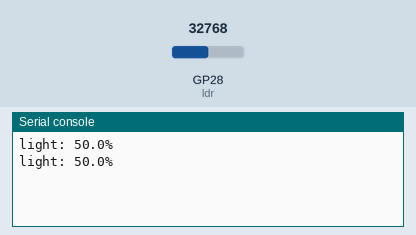
Bench run of a program on a simulated Raspberry Pi Pico running MicroPython. Shown: the last lines printed to the serial console. The test bench sets the inputs (shaded band); at power-on: GP28 (ldr) = 32768 (analog values on the 0–65535 scale).

Above: at 1.2 s.
1.3 s: GP28 (ldr) set to 45874
At 2.5 s:
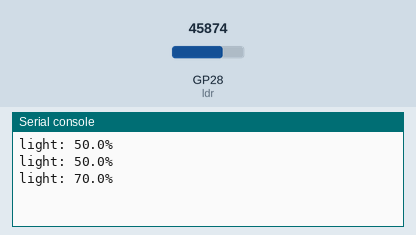
2.8 s: GP28 (ldr) set to 57670
At 3.8 s:
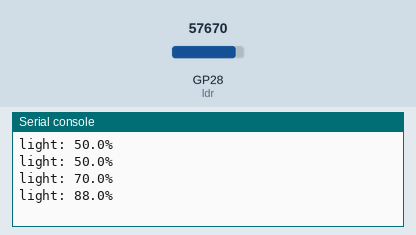
Timing chart, 0 to 5.8 s (numbered marks = the images above; inputs shaded):
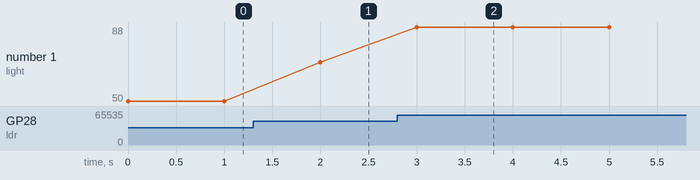

Measured:
- after the input at 1.3 s, the serial console: prints a new line after 0.70 s (image 1)
- after the input at 2.8 s, the serial console: prints a new line after 0.20 s (image 2)
- plotted number 1: 50 → 70 after the input at 1.3 s, 70 → 88 after the input at 2.8 s

The program:

ldr.py
```python
from machine import ADC, Pin
from time import sleep

ldr = ADC(Pin(28)) # ldr is connect to GP28 (Analog pin)


while True:
    x = ldr.read_u16()
    x = round(x/65535*100,2)
    print("light: " + str(x) +"%")
    sleep(1) 
```
